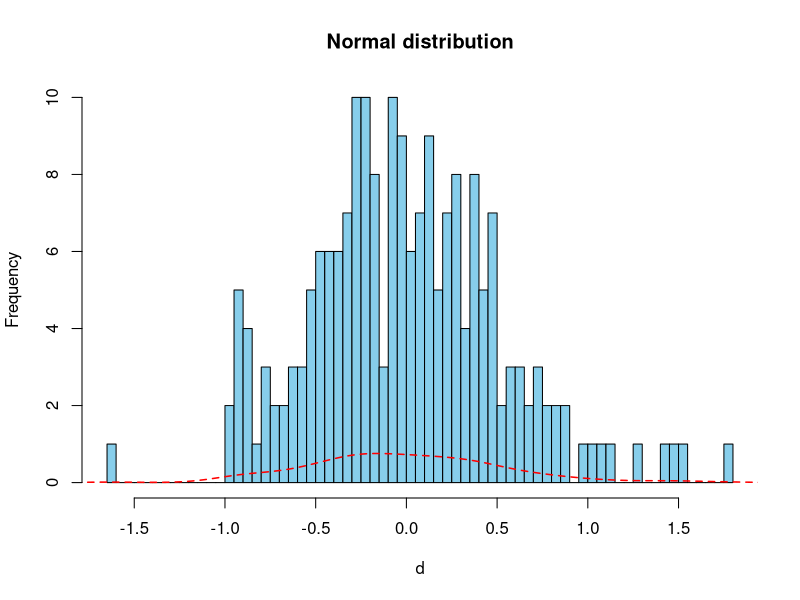

The R script that drew this image:
d=rnorm(200, mean=0, sd=0.5)
hist(d,breaks = 50,main="Normal distribution",col="skyblue")
lines(density(d),lty=2,col="red",lwd=1.5)
